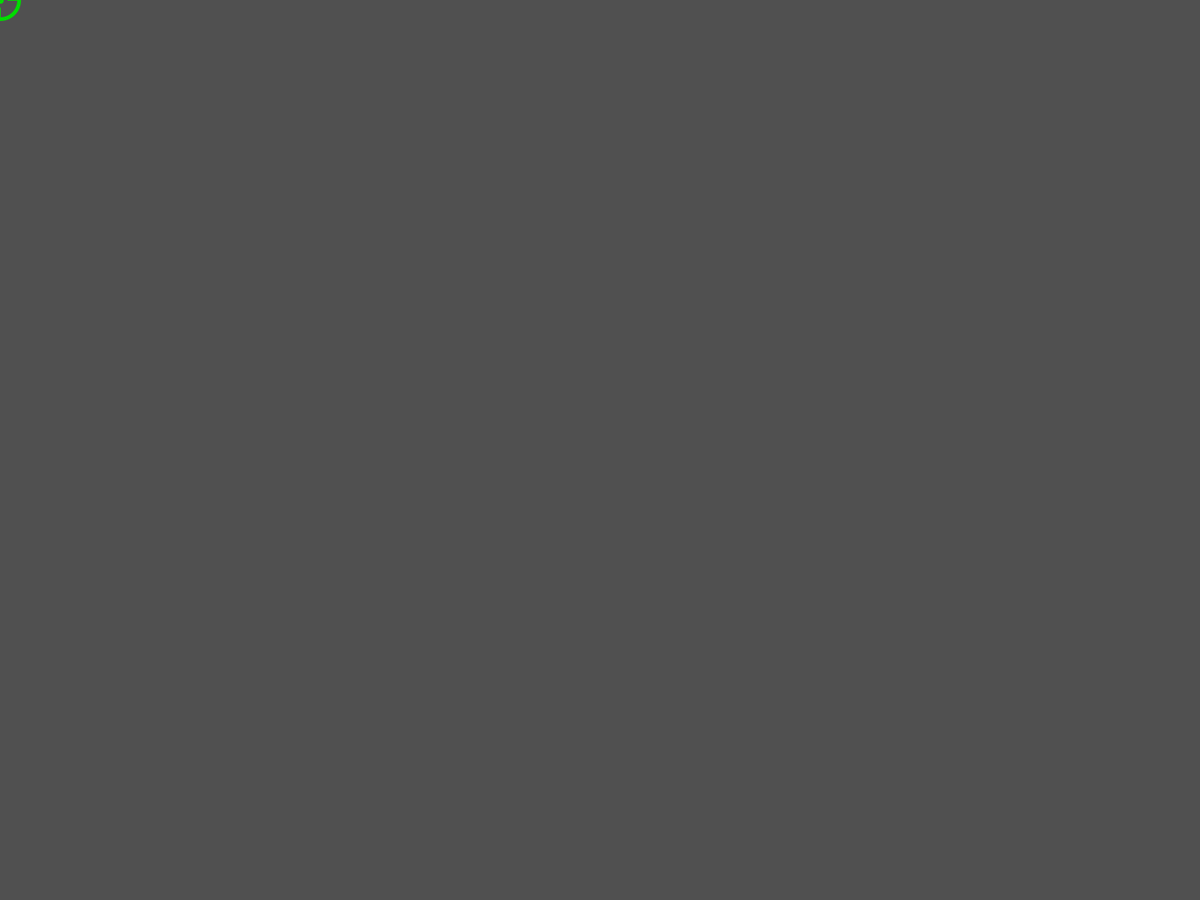
Frame 1 (no input)
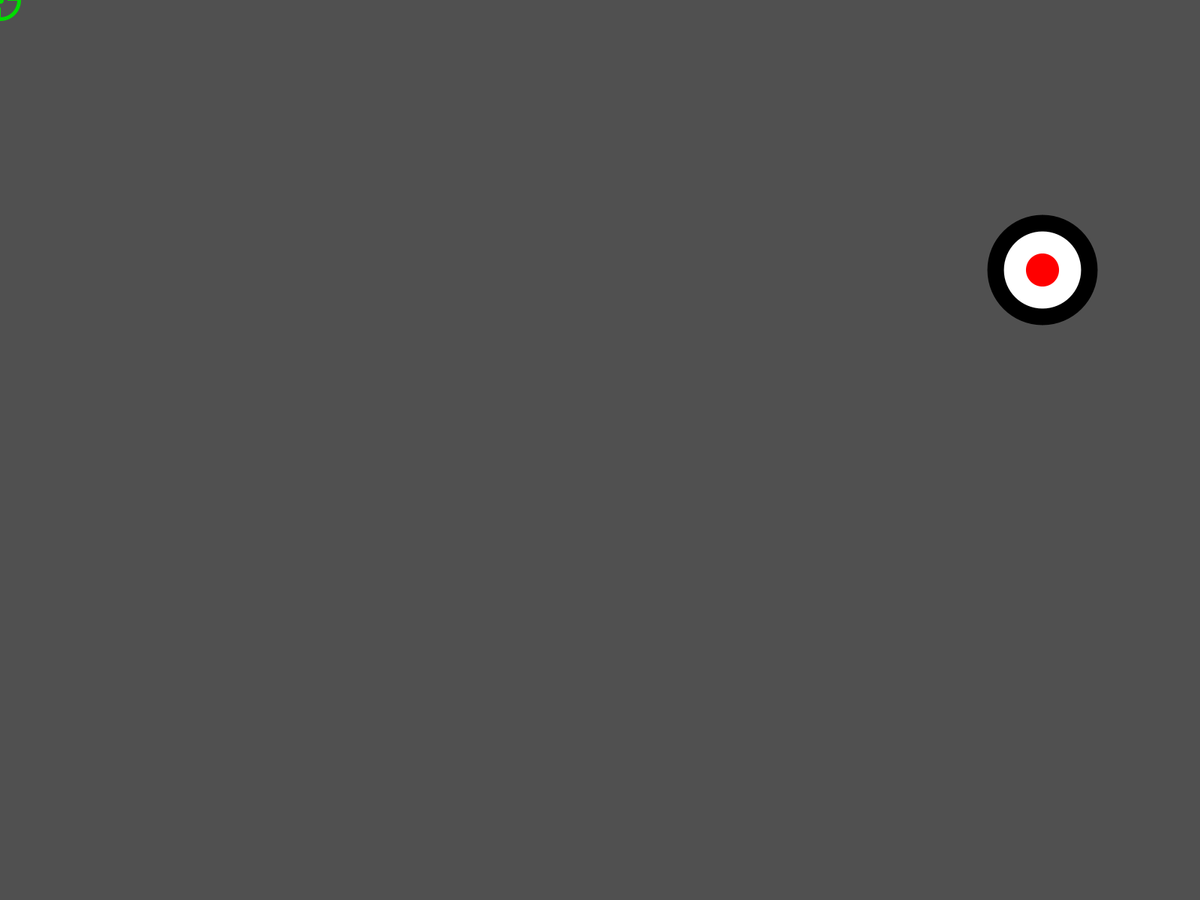
Frame 60 (the mouse pressed at the canvas centre just before this capture)
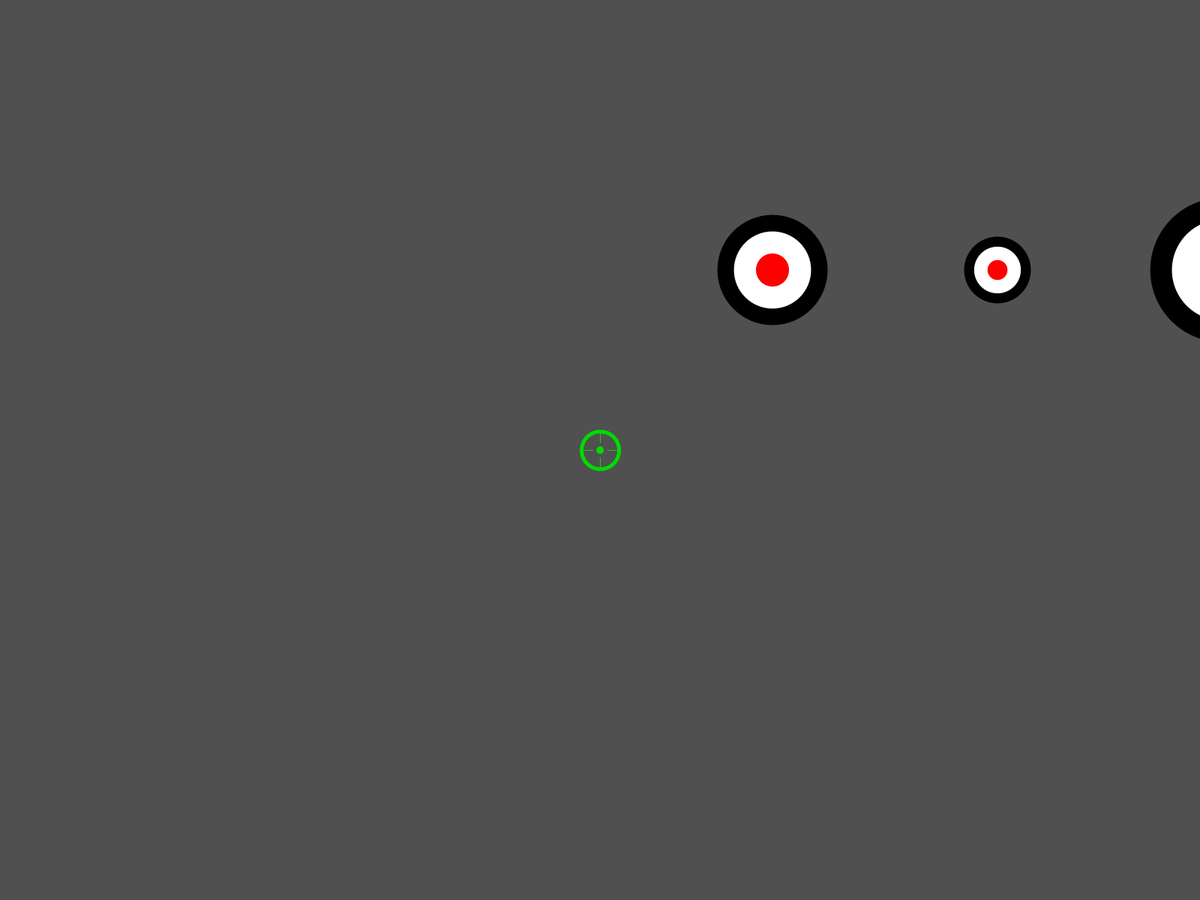
Frame 120 (the mouse held since frame 60 and released just before this capture)

The Processing sketch that drew these frames (run headless with seeded random() and noise(); from frame 60 on, the mouse is pressed at the canvas centre):

// Processing sketch: enemis_intro_floats
// ── enemis_intro_floats.pde
//to do
//spawn in new PVectors
//Add score
//addhit detection


int numCircles = 10;

int dim = 15;


ArrayList<PVector> pList = new ArrayList<PVector>();

float speed = -6;

void setup() {
  fullScreen();
  frameRate(60);
  smooth();
  noCursor();
  for (int i = 0; i < numCircles; i++) {
    spawn_target(i);
  }
}

void mouseClicked() {
  PVector mouse = new PVector(mouseX, mouseY);
  for (int i = 0; i < pList.size(); i++) {
     println(mouse.dist(pList.get(i)) + ", " + pList.get(i).z/2.);
     float d = dist(mouse.x, mouse.y, pList.get(i).x, pList.get(i).y);
     if(d<pList.get(i).z/2.){
       pList.remove(i);
       println(mouse.dist(pList.get(i)));
     
    }
  }
}

void crossHairs(float x, float y) {
  noFill();
  stroke(0, 220, 0);
  strokeWeight(5);

  ellipse(x, y, 5, 5);
  ellipse(x, y, 50, 50);
  strokeWeight(1);

  line(x, y-10, x, y-25);
  line(x, y+10, x, y+25);
  line(x-10, y, x-25, y);
  line(x+10, y, x+25, y);
}

void targets(float x, float y, float z) {
  noStroke();
  //set the fill to black
  fill(0);
  //draw the largest ellipse
  ellipse(x, y, z, z);
  //set the fill to white
  fill(255);
  //draw the middle ellipse
  ellipse(x, y, z*0.7, z*0.7);
  //set the fill to red
  fill(255, 0, 0);
  //draw the bullseye
  ellipse(x, y, z*0.3, z*0.3);
}

void spawn_target(int i) {
  pList.add(new PVector(width + 150 + i*300, height*0.3, 50+random(0, 150)));
}

void draw() {
  background(80);

  if (frameCount % 60 == 0&&pList.size()<numCircles) {  // once every 60 frames or every second
    spawn_target((int)random(0, 5));
  }

  for (int i = 0; i < pList.size(); i++) {
    //update

    pList.get(i).x += speed;

    //check

    if (pList.get(i).x < -pList.get(i).z/2) {// if the x position < half the size
      pList.remove(i);
      i--;
      continue;
    }



    //draw
    //ellipse(pos[i].x, pos[i].y, siz[i].x, siz[i].y);
    targets(pList.get(i).x, pList.get(i).y, pList.get(i).z);
  }

  crossHairs(mouseX, mouseY);
}

// ── v1.pde
//to do
//remove Pvectors that reach the end
//spawn in new PVectors
//Add score 
//addhit detection


/*int numCircles = 10;

int dim = 15;

PVector[] pos = new PVector[numCircles];
ArrayList<PVector> pList = new ArrayList<PVector>();

PVector[] siz = new PVector[numCircles];
ArrayList<PVector> sList = new ArrayList<PVector>();

float speed = -6;

void setup() {
  fullScreen();
  noCursor();
  for (int i = 0; i < numCircles; i++) {
    pos[i] = new PVector(width + 150 + i*300, height*0.8);
    siz[i] = new PVector(50+random(0, 150), 50+random(0, 150));
    
    pList.add(new PVector(width + 150 + i*300, height*0.3));
    sList.add(new PVector(50+random(0, 150), 50+random(0, 150)));
  }
}


void crossHairs(float x, float y) {
  noFill();
  stroke(200, 0, 0);
  strokeWeight(5);
  
  ellipse(x, y, 5, 5);
  ellipse(x, y, 50, 50);
  strokeWeight(1);
  
  line(x, y-10, x, y-25);
  line(x, y+10, x, y+25);
  line(x-10, y, x-25, y);
  line(x+10, y, x+25, y);
}

void targets(float x, float y, float z){
  noStroke();
  //set the fill to black
  fill(0);
  //draw the largest ellipse
  ellipse(x, y, z, z);
  //set the fill to white
  fill(255);
  //draw the middle ellipse
  ellipse(x, y, z*0.7, z*0.7);
  //set the fill to red
  fill(255, 0, 0);
  //draw the bullseye
  ellipse(x, y, z*0.3, z*0.3);
  
}



void draw() {
  background(30);
  
  for (int i = 0; i < numCircles; i++) {
    //update
    pos[i].x += speed;
    pList.get(i).x += speed;
    
    //check

    if (pos[i].x < -siz[i].x/2) {
      pos[i].x = width + siz[i].x/2;//radius of the ellipse
    }
    
    if (pList.get(i).x < -sList.get(i).x/2) {
      pList.get(i).x = width + sList.get(i).x/2;//radius of the ellipse
    }

    //draw
    //ellipse(pos[i].x, pos[i].y, siz[i].x, siz[i].y);
    targets(pList.get(i).x, pList.get(i).y, sList.get(i).x);
    
  }
  
  crossHairs(mouseX, mouseY);

}
*/
